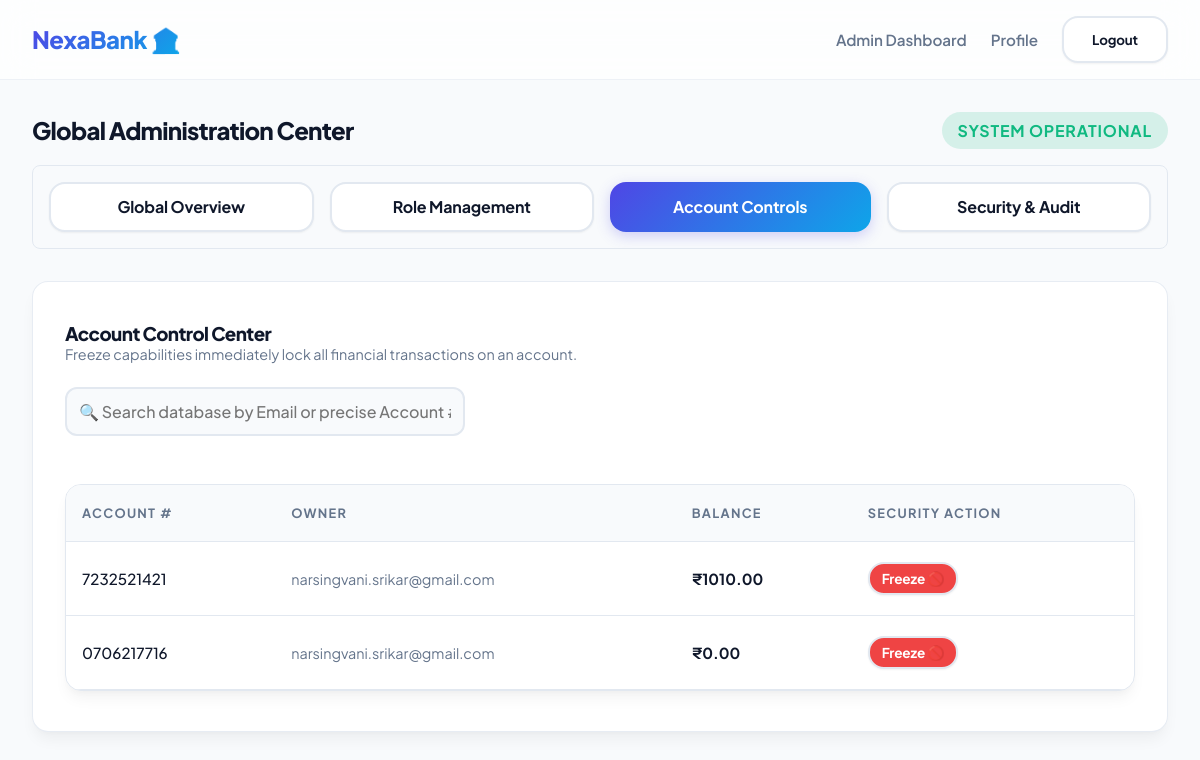
/dashboard/admin/accounts/ (signed in), run on an earlier commit of the app's database.
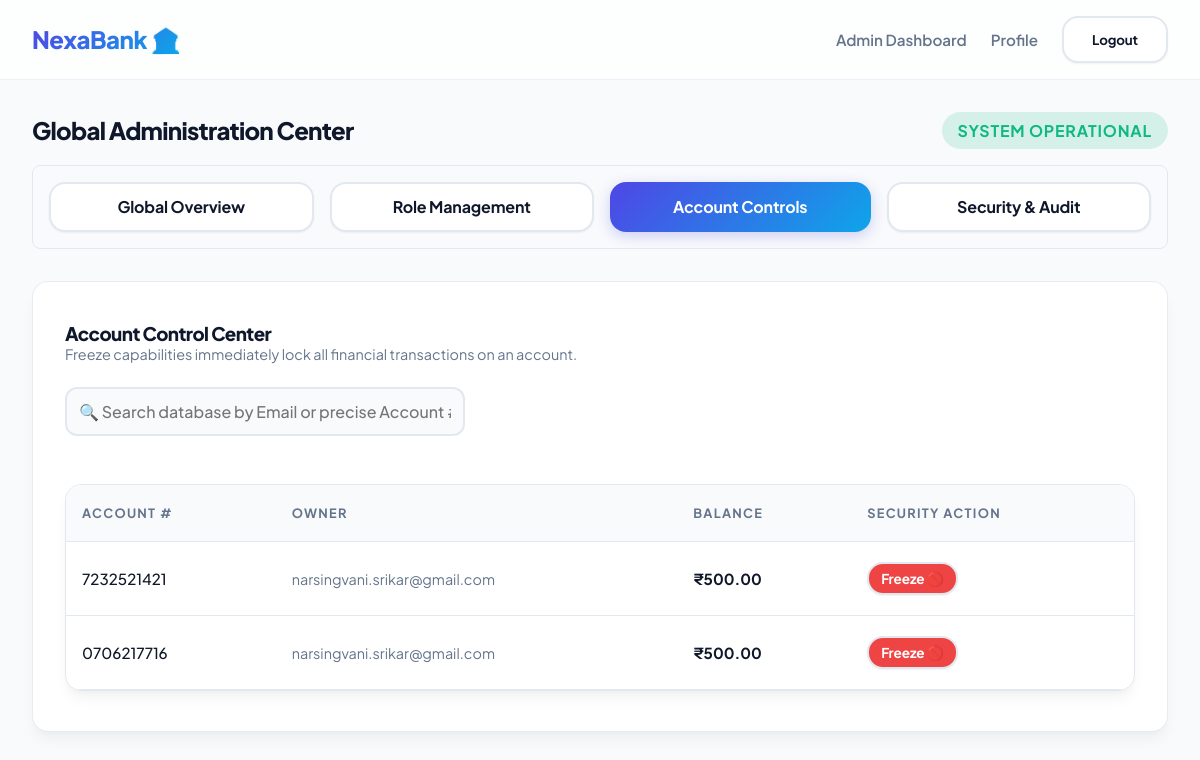
And on a later commit of the database.
### apps/banking/models.py (models this page shows, shortened)
class BankAccount(models.Model):
    ACCOUNT_TYPES = (
        ('SAVINGS', 'Savings'),
        ('CURRENT', 'Current'),
    )
    user = models.ForeignKey(User, on_delete=models.CASCADE, related_name='accounts')
    account_number = models.CharField(max_length=20, unique=True)
    account_type = models.CharField(max_length=10, choices=ACCOUNT_TYPES, default='SAVINGS')
    balance = models.DecimalField(max_digits=12, decimal_places=2, default=0.00)
    is_frozen = models.BooleanField(default=False)
    created_at = models.DateTimeField(auto_now_add=True)

### apps/accounts/models.py (models this page shows, shortened)
class CustomUser(AbstractBaseUser, PermissionsMixin):
    ROLE_CHOICES = (
        ('ADMIN', 'Admin'),
        ('CUSTOMER', 'Customer'),
        ('TELLER', 'Teller'),
    )
    email = models.EmailField(unique=True)
    role = models.CharField(max_length=10, choices=ROLE_CHOICES, default='CUSTOMER')
    is_active = models.BooleanField(default=True)
    is_verified = models.BooleanField(default=False)
    is_staff = models.BooleanField(default=False)
    created_at = models.DateTimeField(auto_now_add=True)
    objects = CustomUserManager()
    USERNAME_FIELD = 'email'
    REQUIRED_FIELDS = []

### apps/dashboard/views.py (the view)
# urls.py: path('admin/accounts/', views.admin_accounts_view, name='admin-accounts'),
@login_required
@role_required('ADMIN')
def admin_accounts_view(request):
    all_accounts = BankAccount.objects.select_related('user').all()
    return render(request, 'dashboard/admin_accounts.html', {'all_accounts': all_accounts})

### apps/dashboard/templates/dashboard/admin_accounts.html (shortened to what this page needs)
{% extends 'base.html' %}
{% block content %}
<div style="display: flex; justify-content: space-between; align-items: center; margin-bottom: 1rem;">
    <h2>Global Administration Center</h2>
    <span class="badge badge-success" style="font-size: 1rem; padding: 0.5rem 1rem;">System Operational</span>
</div>
{% include 'dashboard/admin_subnav.html' %}
<div class="card" style="margin-top: 2rem;">
    <h3>Account Control Center</h3>
    <p style="color: var(--text-muted); font-size: 0.9rem; margin-bottom: 1.5rem;">Freeze capabilities immediately lock all financial transactions on an account.</p>
    <input type="text" id="accountSearch" class="form-control" placeholder="🔍 Search database by Email or precise Account #..." onkeyup="filterAccounts()" style="margin-bottom: 1rem; width: 100%; max-width: 400px; padding: 0.75rem;">
    <div class="table-container" style="max-height: 600px; overflow-y: auto;">
        <table id="accountsTable">
            <thead>
                <tr>
                    <th>Account #</th>
                    <th>Owner</th>
                    <th>Balance</th>
                    <th>Security Action</th>
                </tr>
            </thead>
            <tbody>
                {% for acc in all_accounts %}
                <tr>
                    <td style="font-weight: 500;">{{ acc.account_number }}</td>
                    <td style="font-size: 0.9rem; color: var(--text-muted);">{{ acc.user.email }}</td>
                    <td style="font-weight: bold;">₹{{ acc.balance|floatformat:2 }}</td>
                    <td>
                        <form method="POST" action="{% url 'dashboard:toggle-freeze' acc.id %}">
                            {% if acc.is_frozen %}
                                <button type="submit" class="btn btn-secondary" style="padding: 6px 12px; font-size: 0.85rem; background: var(--success); color: white;">Unfreeze ✅</button>
                            {% else %}
                                <button type="submit" class="btn btn-secondary" style="padding: 6px 12px; font-size: 0.85rem; background: var(--danger); color: white;">Freeze 🚫</button>
                            {% endif %}
                        </form>
                    </td>
                </tr>
                {% endfor %}
            </tbody>
        </table>
    </div>
</div>
{% endblock %}

What changed in the data, as far as the page shows it:
changed BankAccount (number 1 of 2 on the later page): balance "1010.00" → "500.00"
changed BankAccount (number 2 of 2 on the later page): balance "0.00" → "500.00"
